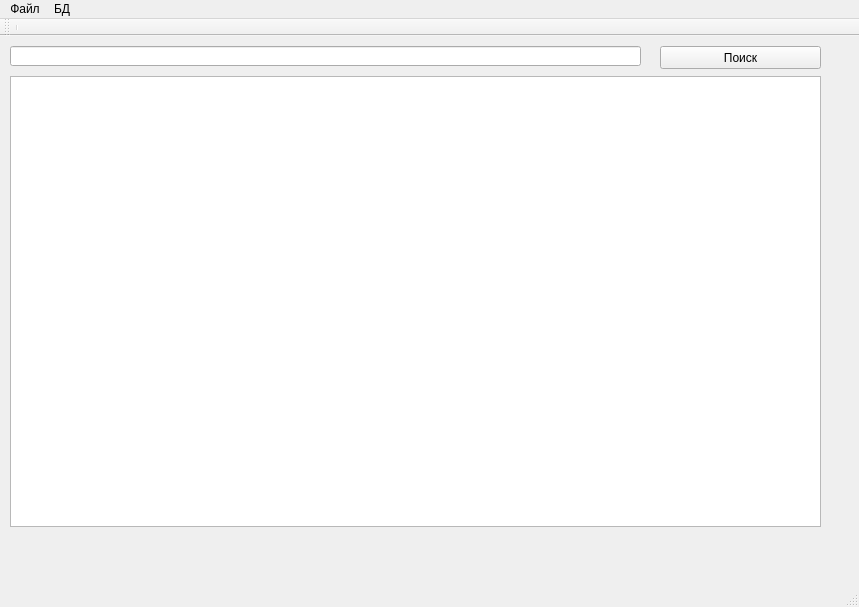
<?xml version="1.0" encoding="UTF-8"?>
<ui version="4.0">
 <class>courseworkClass</class>
 <widget class="QMainWindow" name="courseworkClass">
  <property name="geometry">
   <rect>
    <x>0</x>
    <y>0</y>
    <width>859</width>
    <height>607</height>
   </rect>
  </property>
  <property name="windowTitle">
   <string>coursework</string>
  </property>
  <widget class="QWidget" name="centralWidget">
   <widget class="QTableView" name="tableView">
    <property name="geometry">
     <rect>
      <x>10</x>
      <y>40</y>
      <width>811</width>
      <height>451</height>
     </rect>
    </property>
   </widget>
   <widget class="QPushButton" name="pushButton">
    <property name="geometry">
     <rect>
      <x>660</x>
      <y>10</y>
      <width>161</width>
      <height>23</height>
     </rect>
    </property>
    <property name="text">
     <string>Поиск</string>
    </property>
   </widget>
   <widget class="QLineEdit" name="lineEdit">
    <property name="geometry">
     <rect>
      <x>10</x>
      <y>10</y>
      <width>631</width>
      <height>20</height>
     </rect>
    </property>
   </widget>
  </widget>
  <widget class="QMenuBar" name="menuBar">
   <property name="geometry">
    <rect>
     <x>0</x>
     <y>0</y>
     <width>859</width>
     <height>21</height>
    </rect>
   </property>
   <widget class="QMenu" name="menu">
    <property name="title">
     <string>Файл</string>
    </property>
    <addaction name="actionSave"/>
    <addaction name="actionLoad"/>
   </widget>
   <widget class="QMenu" name="menu_2">
    <property name="title">
     <string>БД</string>
    </property>
    <addaction name="actionAdd"/>
    <addaction name="actionDelete"/>
    <addaction name="actionMerge"/>
   </widget>
   <addaction name="menu"/>
   <addaction name="menu_2"/>
  </widget>
  <widget class="QToolBar" name="mainToolBar">
   <attribute name="toolBarArea">
    <enum>TopToolBarArea</enum>
   </attribute>
   <attribute name="toolBarBreak">
    <bool>false</bool>
   </attribute>
   <addaction name="separator"/>
  </widget>
  <widget class="QStatusBar" name="statusBar"/>
  <action name="actionSave">
   <property name="text">
    <string>Записать файл</string>
   </property>
  </action>
  <action name="actionLoad">
   <property name="text">
    <string>Загрузить файл</string>
   </property>
  </action>
  <action name="actionAdd">
   <property name="text">
    <string>Добавить запись</string>
   </property>
  </action>
  <action name="actionDelete">
   <property name="text">
    <string>Удалить запись</string>
   </property>
  </action>
  <action name="actionMerge">
   <property name="text">
    <string>Слияние</string>
   </property>
  </action>
 </widget>
 <layoutdefault spacing="6" margin="11"/>
 <resources>
  <include location="coursework.qrc"/>
 </resources>
 <connections/>
</ui>
